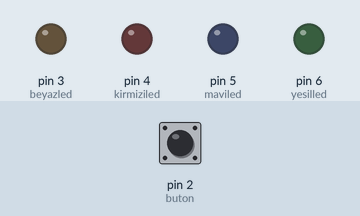
This sketch was run on a simulated Arduino Uno, built with avr-gcc and run on an emulated ATmega328P. Parts: output pins drawn as LEDs (lit = HIGH). The inputs (shaded band) are chosen by the test bench; at power-on: pin 2 (buton) LOW.

Above: at 1.2 s.
1.3 s: pin 2 (buton) pulled HIGH for 0.15 s
At 1.37 s:
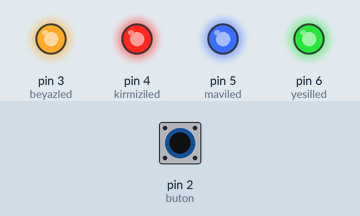
2.9 s: pin 2 (buton) pulled HIGH for 3.2 s
At 7.1 s:
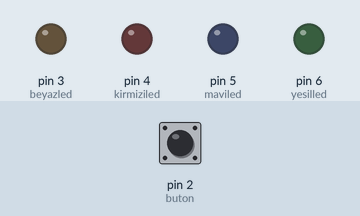
Timing chart, 0 to 8.6 s (numbered marks = the images above; inputs shaded):
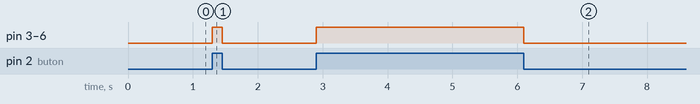

Measured:
- after the input at 1.3 s, pin 3 (beyazled), pin 4 (kirmiziled), pin 5 (maviled), pin 6 (yesilled): LOW → HIGH at once, → LOW 0.15 s later
- after the input at 2.9 s, pin 3 (beyazled), pin 4 (kirmiziled), pin 5 (maviled), pin 6 (yesilled): LOW → HIGH at once, → LOW 3.2 s later

The sketch:

buton.ino
```cpp
int buton=2;
int beyazled=3;
int kirmiziled=4;
int maviled=5;
int yesilled=6;
void setup() {
 pinMode(buton,INPUT);
 pinMode(beyazled,OUTPUT);
 pinMode(kirmiziled,OUTPUT);
 pinMode(maviled,OUTPUT);
 pinMode(yesilled,OUTPUT);

}

void loop() {
  if(digitalRead(buton)==HIGH){
    digitalWrite(beyazled,HIGH);
    digitalWrite(kirmiziled,HIGH);
    digitalWrite(maviled,HIGH);
    digitalWrite(yesilled,HIGH);
  }
else{
   digitalWrite(beyazled,LOW);
    digitalWrite(kirmiziled,LOW);
    digitalWrite(maviled,LOW);
    digitalWrite(yesilled,LOW);

}
}
```
